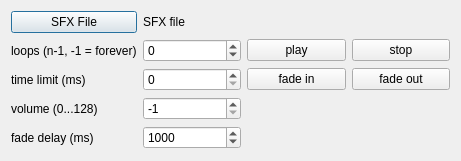
<?xml version="1.0" encoding="UTF-8"?>
<ui version="4.0">
 <class>SfxTester</class>
 <widget class="QDialog" name="SfxTester">
  <property name="geometry">
   <rect>
    <x>0</x>
    <y>0</y>
    <width>461</width>
    <height>161</height>
   </rect>
  </property>
  <property name="focusPolicy">
   <enum>Qt::StrongFocus</enum>
  </property>
  <property name="acceptDrops">
   <bool>true</bool>
  </property>
  <property name="windowTitle">
   <string>SFX Tester</string>
  </property>
  <layout class="QGridLayout" name="gridLayout">
   <item row="1" column="1">
    <widget class="QLabel" name="label_6">
     <property name="text">
      <string>loops (n-1, -1 = forever)</string>
     </property>
    </widget>
   </item>
   <item row="2" column="1">
    <widget class="QLabel" name="label_7">
     <property name="text">
      <string>time limit (ms)</string>
     </property>
    </widget>
   </item>
   <item row="0" column="1">
    <widget class="QPushButton" name="sfx_open">
     <property name="text">
      <string>SFX File</string>
     </property>
    </widget>
   </item>
   <item row="4" column="1">
    <widget class="QLabel" name="label_9">
     <property name="text">
      <string>fade delay (ms)</string>
     </property>
    </widget>
   </item>
   <item row="3" column="1">
    <widget class="QLabel" name="label_8">
     <property name="text">
      <string>volume (0...128)</string>
     </property>
    </widget>
   </item>
   <item row="1" column="2">
    <widget class="QSpinBox" name="sfx_loops">
     <property name="minimum">
      <number>-1</number>
     </property>
     <property name="maximum">
      <number>999999999</number>
     </property>
    </widget>
   </item>
   <item row="2" column="2">
    <widget class="QSpinBox" name="sfx_timed">
     <property name="minimum">
      <number>0</number>
     </property>
     <property name="maximum">
      <number>9999999</number>
     </property>
     <property name="value">
      <number>0</number>
     </property>
    </widget>
   </item>
   <item row="3" column="2">
    <widget class="QSpinBox" name="sfx_volume">
     <property name="minimum">
      <number>-1</number>
     </property>
     <property name="maximum">
      <number>128</number>
     </property>
     <property name="value">
      <number>-1</number>
     </property>
    </widget>
   </item>
   <item row="4" column="2">
    <widget class="QSpinBox" name="sfx_fadems">
     <property name="maximum">
      <number>9999999</number>
     </property>
     <property name="value">
      <number>1000</number>
     </property>
    </widget>
   </item>
   <item row="1" column="3">
    <widget class="QPushButton" name="sfx_play">
     <property name="text">
      <string>play</string>
     </property>
    </widget>
   </item>
   <item row="2" column="3">
    <widget class="QPushButton" name="sfx_fadeIn">
     <property name="text">
      <string>fade in</string>
     </property>
    </widget>
   </item>
   <item row="1" column="4">
    <widget class="QPushButton" name="sfx_stop">
     <property name="text">
      <string>stop</string>
     </property>
    </widget>
   </item>
   <item row="2" column="4">
    <widget class="QPushButton" name="sfx_fadeout">
     <property name="text">
      <string>fade out</string>
     </property>
    </widget>
   </item>
   <item row="0" column="2" colspan="3">
    <widget class="QLabel" name="sfx_file">
     <property name="text">
      <string>SFX file</string>
     </property>
     <property name="scaledContents">
      <bool>true</bool>
     </property>
    </widget>
   </item>
  </layout>
 </widget>
 <resources/>
 <connections/>
</ui>
